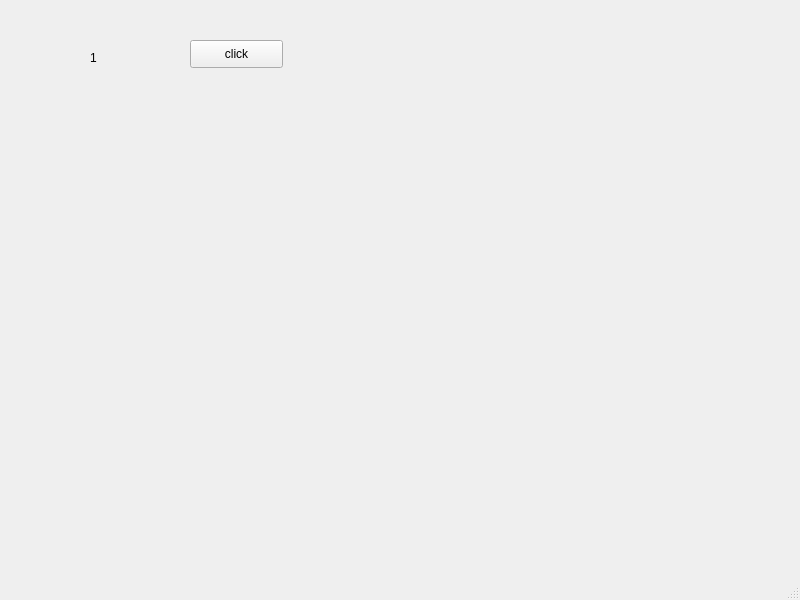
<?xml version="1.0" encoding="UTF-8"?>
<ui version="4.0">
 <class>MainWindow</class>
 <widget class="QMainWindow" name="MainWindow">
  <property name="geometry">
   <rect>
    <x>0</x>
    <y>0</y>
    <width>800</width>
    <height>600</height>
   </rect>
  </property>
  <property name="windowTitle">
   <string>MainWindow</string>
  </property>
  <widget class="QWidget" name="centralwidget">
   <widget class="QLabel" name="lbl">
    <property name="geometry">
     <rect>
      <x>90</x>
      <y>50</y>
      <width>64</width>
      <height>15</height>
     </rect>
    </property>
    <property name="text">
     <string>1</string>
    </property>
   </widget>
   <widget class="QPushButton" name="pb">
    <property name="geometry">
     <rect>
      <x>190</x>
      <y>40</y>
      <width>93</width>
      <height>28</height>
     </rect>
    </property>
    <property name="text">
     <string>click</string>
    </property>
   </widget>
  </widget>
  <widget class="QMenuBar" name="menubar">
   <property name="geometry">
    <rect>
     <x>0</x>
     <y>0</y>
     <width>800</width>
     <height>26</height>
    </rect>
   </property>
  </widget>
  <widget class="QStatusBar" name="statusbar"/>
 </widget>
 <resources/>
 <connections/>
</ui>
